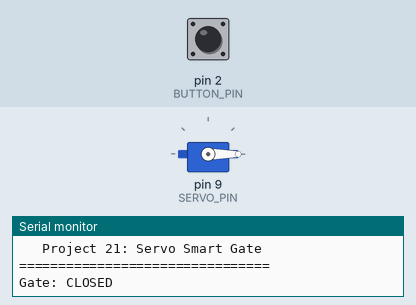
Recording of a sketch running on a simulated Arduino Uno, built with avr-gcc and run on an emulated ATmega328P. Shown: servo, the last lines printed to the serial monitor. The test bench sets the inputs (shaded band); at power-on: pin 2 (BUTTON_PIN) HIGH.

Above: at 1.2 s.
1.3 s: pin 2 (BUTTON_PIN) pulled LOW for 0.15 s
At 1.9 s:
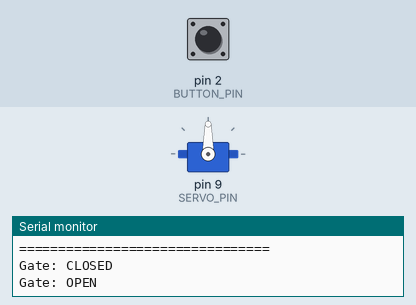
Timing chart, 0 to 7.9 s (numbered marks = the images above; inputs shaded):
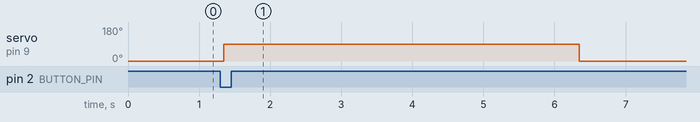

Measured:
- after the input at 1.3 s, servo on pin 9 (SERVO_PIN): 0° → 90° after 0.05 s, → 0° 5.0 s later

The sketch:

servo_smart_gate.ino
```cpp
/*
  IoT Student Lab
  Project 21: Servo Smart Gate
  Platform: Arduino Uno
  Input: Push Button
  Actuator: Servo Motor
  Concept: Digital Input + Servo Control + State Logic
*/

#include <Servo.h>

const int BUTTON_PIN = 2;
const int SERVO_PIN = 9;

const int GATE_CLOSED_ANGLE = 0;
const int GATE_OPEN_ANGLE = 90;

const unsigned long OPEN_TIME = 5000;
const unsigned long DEBOUNCE_DELAY = 50;

Servo gateServo;

bool gateOpen = false;
bool lastButtonState = HIGH;
unsigned long gateOpenTime = 0;

void setup() {
  pinMode(BUTTON_PIN, INPUT_PULLUP);

  gateServo.attach(SERVO_PIN);
  gateServo.write(GATE_CLOSED_ANGLE);

  Serial.begin(9600);

  Serial.println("================================");
  Serial.println("   IoT Student Lab");
  Serial.println("   Project 21: Servo Smart Gate");
  Serial.println("================================");
  Serial.println("Gate: CLOSED");
}

void loop() {
  bool currentButtonState = digitalRead(BUTTON_PIN);

  // Detect button press
  if (lastButtonState == HIGH && currentButtonState == LOW) {
    delay(DEBOUNCE_DELAY);

    if (digitalRead(BUTTON_PIN) == LOW) {
      openGate();
    }
  }

  lastButtonState = currentButtonState;

  // Automatically close the gate after the open period
  if (gateOpen && millis() - gateOpenTime >= OPEN_TIME) {
    closeGate();
  }
}

void openGate() {
  if (gateOpen) {
    return;
  }

  gateOpen = true;
  gateOpenTime = millis();

  gateServo.write(GATE_OPEN_ANGLE);

  Serial.println("Gate: OPEN");
}

void closeGate() {
  gateOpen = false;

  gateServo.write(GATE_CLOSED_ANGLE);

  Serial.println("Gate: CLOSED");
}
```
